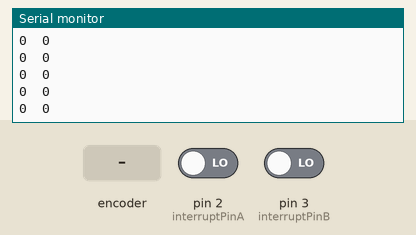
A sketch run on a simulated Arduino Uno, built with avr-gcc and run on an emulated ATmega328P. Parts: the last lines printed to the serial monitor. The test bench sets the inputs (shaded band); at power-on: pin 2 (interruptPinA) LOW, pin 3 (interruptPinB) LOW.

Above: at 2.2 s.
2.3 s: rotary encoder on pin 2 (interruptPinA) / pin 3 (interruptPinB) turned 1 step (first pin leading)
At 2.41 s:
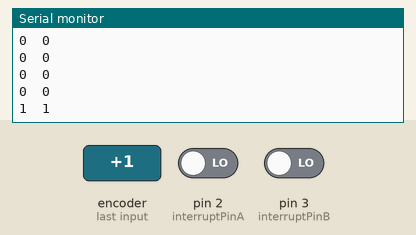
4.0 s: rotary encoder on pin 2 (interruptPinA) / pin 3 (interruptPinB) turned 1 step (first pin leading)
At 4.06 s:
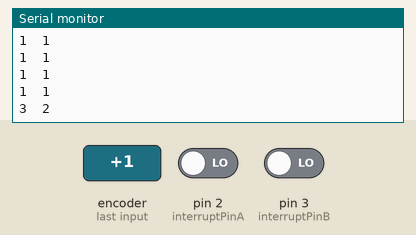
Timing chart, 0 to 7.0 s (numbered marks = the images above; inputs shaded):
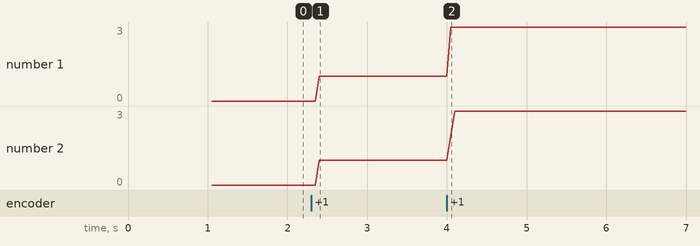

The sketch:

SoloEncoder.ino
```cpp
float t;
unsigned long ti, dt = 50, t0, t1; // dt = 50mS, dt = t1 - t0

// Motor R
int interruptPinA = 2;
int countA = 0;

// Motor L
int interruptPinB = 3;
int countB = 0;

//
void Interrupt_A () {
  countA++;
}

void Interrupt_B () {
  countB++;
}

//
void setup() {
  attachInterrupt(digitalPinToInterrupt(interruptPinA), Interrupt_A, CHANGE);
  attachInterrupt(digitalPinToInterrupt(interruptPinB), Interrupt_B, CHANGE);

  Serial.begin(115200);
  while(!Serial);

  delay(1000);
  ti = millis();
  t0 = ti;
}

//
void loop() {
  t1 = millis();

  // Periodo de muestreo
  if(t1 - t0 >= dt) {
    t0 = t0 + dt;

    t = (t1-ti)/1000.0; // t = Tiempo actual


    Serial.print(countA);
    Serial.print('\t');

    Serial.print(countB);
    Serial.print('\n');
  }
}
```

Measured:
- after the input at 2.3 s, the serial monitor: prints a new line after 0.10 s (image 1)
- after the input at 4.0 s, the serial monitor: prints a new line after 0.05 s (image 2)
- plotted number 1: 0 → 1 after the input at 2.3 s, 1 → 3 after the input at 4.0 s
- plotted number 2: 0 → 1 after the input at 2.3 s, 1 → 3 after the input at 4.0 s
